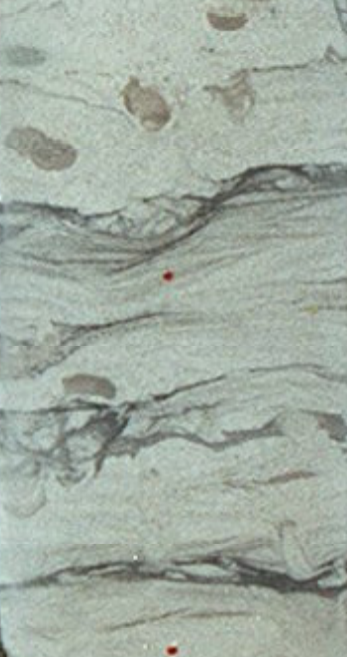
#> input picture data/Core2_2247.5_2247.7.png, 347 x 657 px, found by its file name
$ jupyter execute ichno_detection.ipynb
#> lines starting #> are read from the running program, lines starting #| are printed output that depends on the picture; after the words box and inside, x2 and y2 are one past the last pixel; in counts of white or black regions, pixels touching at a corner belong together
[cell 1]
# set working directory
import sys
import os
sys.path.insert(0, r'd:\Working Folder\Object_Detection_Core_Photo')
os.chdir(sys.path[0])

[cell 2]
import plotly.io as pio

# Object Detection in Drill Core Photos
In this blog post we will demonstrate how open source python code can be used to rapidly detect and filter shapes in imagery.  The intention is not to produce a perfectly working machine learning model that can accurately classify objects, but more to show how freely available and simple python libraries can be used to speed up common workflows and assist with removing subjectivity from interpretation.

To demonstrate, we will show a method that can identify trace fossils belonging to ichnofacies in a drill core photo.  The process shows how some coding knowledge can be very valuable when paired with subject matter knowledge.  In this case, programming can help identify the shapes, but only a trained geoscientist could actually identify what these shapes represent and determine their implications.

[cell 3]
# Import libraries
import cv2
import matplotlib.pyplot as plt
import numpy as np
import pandas as pd
from colormap import hex2rgb, rgb2hex
from fastcore.all import *
from tqdm import tqdm
import plotly.express as px
import plotly
plotly.offline.init_notebook_mode(connected=True)
pio.renderers.default = "notebook"

## Import Image and Pre-processing
The python library Open CV can be used to import images, process them and perform surprisingly accurate object detection.

First, OpenCV is used to import the photo of a slabbed drill core.  In this case, the photo is of Core 3, cut from ~2247m in the Thylacine-2 exploration well, located in the offshore Otway Basin of Western Victoria.  This well was drilled in 2004 by Origin Energy to appraise a large gas discovery, and the core represents a section of the potential reservoir.  To better understand the depositional setting of the reservoir, sedimentoligists often search for diagnostic 'ichnofacies,' which represent a series of trace fossils that provide indication of the type of environment that existed during the deposition of the host sediments.  However, like any core interpretation, the discrimination of these features from other sedimentary structures is subjective and prone to error.

To prepare the photo for processing, we add padding around the edges so that the border of the image does not interfere with our process. Then, we binarize it by first converting it to grey-scale and setting a threshold on the color ramp to separate dark hues from lighter ones.  As can be seen in the top left hand side of the image below, Core 3 seems to be a fine grained sandstone, and most of the interesting shapes have a darker colour, so binarizing the image should provide us with a simple first-pass method for detecting shapes of interest.  We can then use the OpenCV findContours method to detect and outline objects in the thresholded image.

Finally, we can filter the detected objects by calculating the Area of each contour and removing those that are below a threshold.  This leaves us with a series of shapes that could represent a number of important sedimentary structures such as ripple lamination, clay/silt layers, cross bedding and of course trace fossils.

The image below, shows each of the main pre-processing steps, including the raw padded image, the binarized image and the contoured image.

[cell 4]
# import image
core3 = cv2.imread('data/Core2_2247.5_2247.7.png')
#> core3 is the input picture: shape (657, 347, 3); mean B, G, R 161.9, 172.4, 161.8

# Set threshold for binarization
threshold = 160

# Add a border to the image
white = [255,255,255]
image = cv2.copyMakeBorder(core3, 10, 10, 10, 10, cv2.BORDER_CONSTANT, None, value = white)
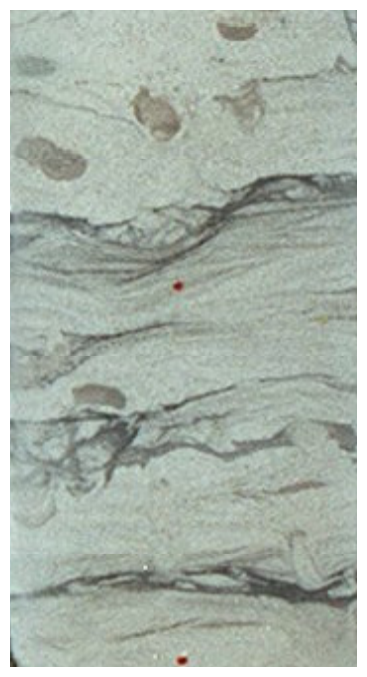
#> image: shape (677, 367, 3); mean B, G, R 169.6, 179.2, 169.5

# convert the image to greyscale and binarize it
def binarize(image):
    gray = cv2.cvtColor(image, cv2.COLOR_BGR2GRAY)
    gray[gray>threshold]=0
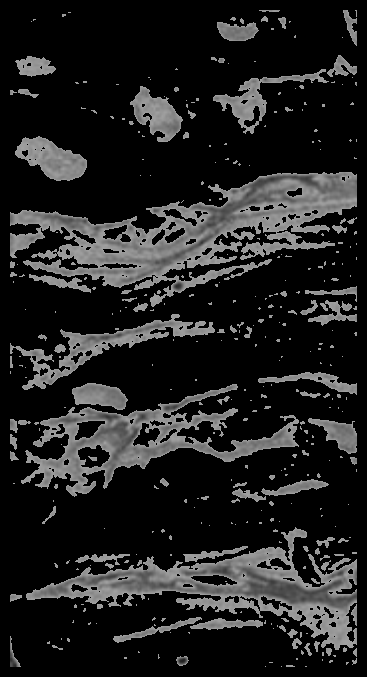
#> gray: shape (677, 367); min 0, max 160, mean 32.9
    return gray

im_gray = binarize(image)

# Extract contours
def contours(img:np.ndarray, method:cv2 = cv2.RETR_TREE):
#> called with method = 3
    contours, _ = cv2.findContours(img, method, cv2.CHAIN_APPROX_SIMPLE)
#> contours = 507 contours, 394 with area under 20; largest, box (x1, y1, x2, y2) and area: (10, 172, 357, 307) 18448, (26, 527, 357, 650) 12782, (21, 384, 299, 497) 9927, (10, 314, 215, 390) 3146, (15, 136, 87, 181) 1828
    return contours

# Create a function that binarizes an images and extracts contours
def get_contours(img:np.ndarray):
    img_gray = binarize(img)
    contours_raw = contours(img_gray)
#> contours_raw has the same summary as contours in contours

    return contours_raw # return clean contours

# get contours using the function
cnts = get_contours(image)
#> cnts has the same summary as contours in contours

#filter contours based on area
area_threshold = 125
filt = []
for (i, c) in enumerate(cnts):
         area = cv2.contourArea(c)
         if area > area_threshold:
                filt.append(c)
#> this loop made 507 passes
#> area on passes 12, 19, 22: 78.5, 26.5, 29.5
#> after the loop, filt = 35 contours; largest, box (x1, y1, x2, y2) and area: (10, 172, 357, 307) 18448, (26, 527, 357, 650) 12782, (21, 384, 299, 497) 9927, (10, 314, 215, 390) 3146, (15, 136, 87, 181) 1828

image3 = image.copy()
cv2.drawContours(image3, filt, -1, (255,255, 0), 2)
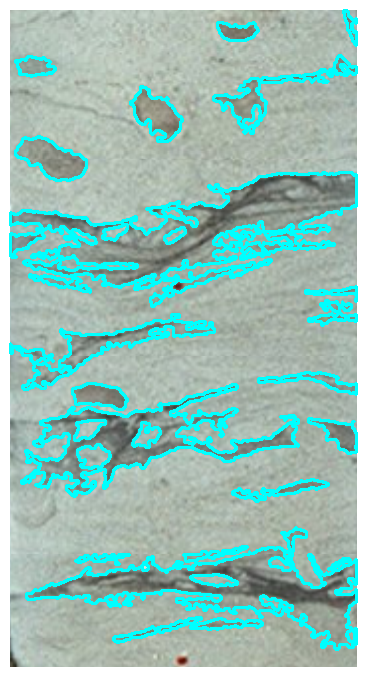
#> image3: shape (677, 367, 3); 13.71% of pixels changed, all inside (x1, y1, x2, y2) = (9, 9, 358, 651)

# Display the images
fig = plt.figure(figsize=(12,12))
ax1 = fig.add_subplot(2,2,1)
ax1.set_title('Raw Image - Padded', fontsize =10)
ax1.imshow(image)
ax2 = fig.add_subplot(2,2,2)
ax2.set_title('Binarized Image', fontsize =10)
ax2.imshow(im_gray)
ax3 = fig.add_subplot(2,2,3)
ax3.set_title('Contoured Image', fontsize =10)
ax3.imshow(image3)
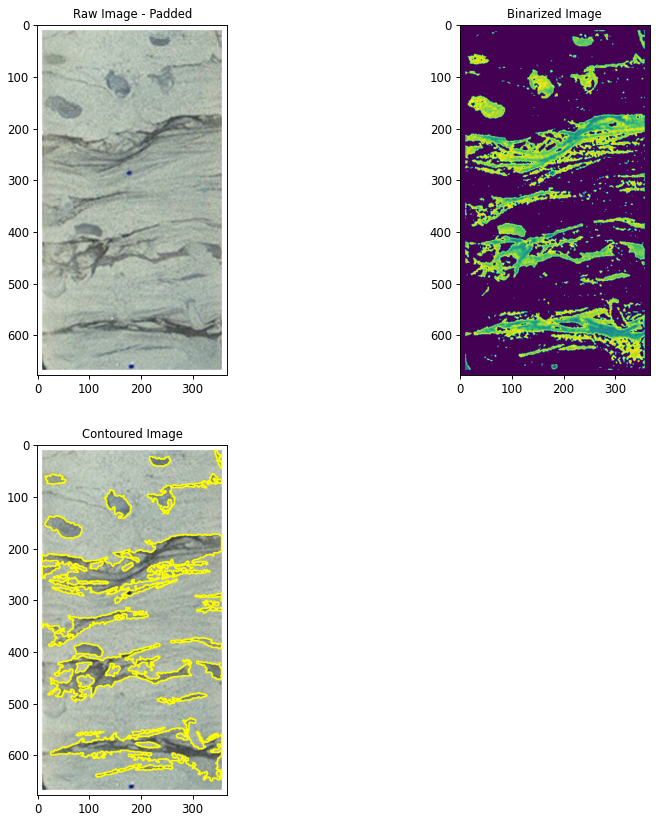
#> figure drawn by matplotlib, 3 panels; B, G, R data is drawn as R, G, B

## Analysis of Contour Properties.
As can be seen in the third image above we have successfully outlined a number of important features in the photo, but not all of them are trace fossils.  Most trace fossils have fairly distinct radial, concave or convex shapes which differ from other sedimentary structures such as laminations or clay drapes that often have diagonal, linear or amorphous forms.

It might be possible to discriminate the required shapes by calculating a series of geometric properties for each of the contoured objects and use these as filters.  The properties that we discuss here are described by pyimagesearch n.d. (https://customers.pyimagesearch.com/lesson-sample-advanced-contour-properties/), and they include:

Solidity: Area of Contour / Area of Convex Hull
Extent: Contour Area / Area of Contour Bounding Box
Aspect Ratio: Width / Height of contour

By calculating all of these properties for the detected shapes, we can visualise and inspect them.

[cell 5]
# Calculate geometric properties for each contour, based on pyimagesearch n.d.
# (https://customers.pyimagesearch.com/lesson-sample-advanced-contour-properties/)

# initialise lists of object properties
solidity_index = []
extent_index = []
aspect_ratio_index = []
areas = []
ID = []

for (i, c) in enumerate(filt):

    # Calculate Convex Hull
	hull = cv2.convexHull(c)
	hullArea = cv2.contourArea(hull)

	if hullArea > 0:
	    #Calculate area and bounding box
		area = cv2.contourArea(c)
		(x, y, w, h) = cv2.boundingRect(c)
		areas.append(area)

		# Calculate aspect ratio from the width / height of the bounding box
		aspectRatio = w / float(h)
		aspect_ratio_index.append(aspectRatio)

        # Calculate the Solidity Index
		solidity = area / float(hullArea)
		solidity_index.append(solidity)

		# Calculate the extent
		extent = area / float(w * h)
		extent_index.append(extent)

		ID.append(i)
#> this loop made 35 passes
#> (hull, hullArea, area, x, y, w, h, aspectRatio) on pass 20: ([[356, 301], [305, 293], [305, 290], [356, 286]], 459, 184, 305, 286, 52, 16, 3.25)
#> after the loop, ID = 35 values from 0 to 34; areas = 35 values, max 18447.5 at index 21, min 140 at index 23, mean 1682.3; aspect_ratio_index = 35 values, max 6.08 at index 0, min 0.389 at index 34, mean 2.43; extent_index = 35 values, max 0.661 at index 33, min 0.17 at index 1, mean 0.405; solidity_index = 35 values, max 0.909 at index 24, min 0.394 at index 17, mean 0.695

We can use Plotly to visualise the calculated properties for each of the contours.  The Aspect Ratio and Solidity are shown on the X and Y axis respectively, the size of the bubbles reflect the Area and the colour represents the Extent.

[cell 6]
# Create a dataframe of contour properties
object_prop = pd.DataFrame()
object_prop['ID'] = ID
object_prop['Solidity'] = solidity_index
object_prop['Extent'] = extent_index
object_prop['AspectRatio'] = aspect_ratio_index
object_prop['Area'] = areas

# Create a Bubble chart to visualise the properties of the shapes
fig = px.scatter(object_prop, x="AspectRatio", y="Solidity",
	         size="Area", color="Extent",
                 hover_name="ID", log_x=True, size_max=60)
fig.show(renderer="svg")
fig.write_html("outputs/bubble.html")

The first key property to interrogate will be the Solidity Index.  This property is calculated by dividing the Area of the Contour by the Area of the Convex Hull.  The Convex Hull represents the minimum enclosing boundary of a shape and therefore the area of the contour itself can never exceed the area of the Convex Hull.  Values of close to 1 indicate an object that has a similar area to that of its convex hull, while Solidity of close to 0 represents a contour with an area that is much less than that of its convex hull.

By calculating Solidity for each contour and filtering them by less than a threshold of 0.7, we may be able to remove those contours that are irregularly shaped, such as those amorphous clay drapes.  As can be seen on the left hand side of the image below, this process has been successful, but a few small laminations persist.

To remove more unwanted shapes, we will further filter on the Extent.  The Extent refers to the ratio of the contour area divided by the area of the bounding box of the shape.  This property helps to determine how similar an object is to a rectangle.  By filtering out those objects with an Extent of less than 0.49, it may be possible to remove diagonally oriented linear laminations.

[cell 7]
# Use Solidity Index and Extent to remove silt bedding and clay drapes, based on pyimagesearch n.d.

# define thresholds
solidity_threshold = 0.7

# initialise lists of object properties
solidity_index = []
sol =[]
ID = []

for (i, c) in enumerate(filt):
	# calculate the area of each object contour and their respective bounding box
	area = cv2.contourArea(c)

    # Calculate Convex Hull and Solidity Index
	hull = cv2.convexHull(c)
	hullArea = cv2.contourArea(hull)
	solidity = area / float(hullArea)

	# if the solidity is high (close to 1), then we are likely detecting a round or elliptical shape consistent with ichnofacies
	if solidity > solidity_threshold:
		sol.append(c)
		# append solidity index to list
		solidity_index.append(solidity)
		# append contour ID to list
		ID.append(i)
#> this loop made 35 passes
#> (area, hullArea, solidity) on passes 1 to 8: (411, 572.5, 0.718), (393.5, 623.5, 0.631), (187.5, 412.5, 0.455), (267.5, 452, 0.592), (12781.5, 24139.5, 0.529), (197.5, 279.5, 0.707), (341, 386.5, 0.882), (160.5, 187.5, 0.856)
#> after the loop, ID = [0, 5, 6, 7, 9, 10, 12, 13, 14, 15, 22, 23, 24, 25, 27, 28, 30, 31, 33]; sol = 19 contours; largest, box (x1, y1, x2, y2) and area: (15, 136, 87, 181) 1828, (130, 86, 183, 142) 1472, (72, 383, 128, 410) 967, (308, 418, 357, 454) 780, (77, 444, 111, 469) 534; solidity_index = [0.718, 0.707, 0.882, 0.856, 0.709, 0.741, 0.875, 0.782, 0.862, 0.883, 0.776, 0.854, 0.909, 0.851, 0.906, 0.822, 0.741, 0.86, 0.838]

print("Number of all contours:", len(cnts))
#| Number of all contours: 507
print("Number contours filtered by Solidity:", len(sol))
#| Number contours filtered by Solidity: 19

# draw filtered contours onto image
image3 = image.copy()
cv2.drawContours(image3, sol, -1, (255,255, 0), 2)
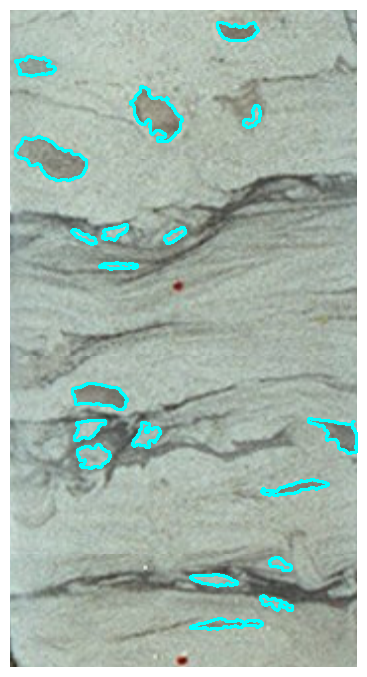
#> image3: shape (677, 367, 3); 2.82% of pixels changed, all inside (x1, y1, x2, y2) = (14, 21, 358, 631)

# filter particles further based on extent
extent_threshold = 0.49

# Initialise lists
filt2 = []
object_id_2 = []

# initialise lists of object properties
for (i, c) in enumerate(sol):
	area = cv2.contourArea(c)
	(x, y, w, h) = cv2.boundingRect(c)
	extent = area / float(w * h)

    # Filter based on extent
	if extent >= 0.49:
		filt2.append(c)
		#area_c.append(area)
		object_id_2.append(i)

		ID.append(i)
#> this loop made 19 passes
#> (area, x, y, w, h, extent) on passes 1 to 8: (411, 190, 618, 73, 12, 0.469), (197.5, 260, 595, 33, 16, 0.374), (341, 190, 574, 48, 13, 0.546), (160.5, 269, 557, 23, 14, 0.498), (436.5, 261, 479, 68, 17, 0.378), (780.5, 308, 418, 49, 36, 0.442), (533.5, 77, 444, 34, 25, 0.628), (372, 132, 422, 29, 26, 0.493)
#> after the loop, ID = 30 values, max 33 at index 18, min 0 at index 0, mean 14.77; filt2 = 11 contours; largest, box (x1, y1, x2, y2) and area: (15, 136, 87, 181) 1828, (130, 86, 183, 142) 1472, (72, 383, 128, 410) 967, (77, 444, 111, 469) 534, (217, 22, 259, 41) 528; object_id_2 = [2, 3, 6, 7, 8, 9, 10, 14, 15, 17, 18]

print("Number contours filtered by Extent:", len(filt2))
#| Number contours filtered by Extent: 11

# draw filtered contours onto image
image4 = image.copy()
cv2.drawContours(image4, filt2, -1, (255,255, 0), 2)
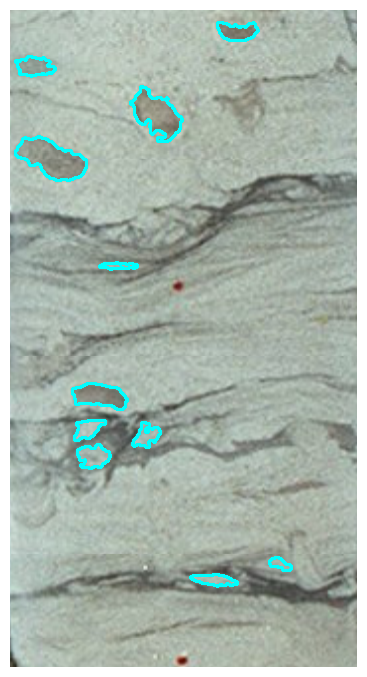
#> image4: shape (677, 367, 3); 1.74% of pixels changed, all inside (x1, y1, x2, y2) = (14, 21, 293, 588)

# Visualise the filtered contours
fig = plt.figure(figsize=(12,12))
ax1 = fig.add_subplot(2,2,1)
ax1.set_title('Filtered by Solidity', fontsize =10)
ax1.imshow(image3)
ax2 = fig.add_subplot(2,2,2)
ax2.set_title('Further filtered by Extent', fontsize =10)
ax2.imshow(image4)

## Trace Fossil Identification
Upon examining the right hand side of the image above, a series of shapes can be distinguished.  There are some small elongate convex features, two others that are larger and asymmetrically concave and in the top left of the image there are several spherical objects that are clearly larger than any of the other filtered shapes.

Teichichnus (Te) is a trace fossil made by an organism that distinctively stacks thin slices of sediment as it burrows.  Their trace fossil is normally identified by a concave shape.  Asterosoma (As) is also a trace fossil made by a burrowing organism and normally they are identified by a single large spherical central burrow with lateral burrows that branch out on all sides.  Planolites (Pi) is a trace fossil created by the feeding process of a worm-like animal and is often identified by relatively small elongate, convex shapes.

We may be able to use a combination of Aspect Ratio and Area to discriminate between these potential trace fossils.  The Aspect Ratio is simply calculated by dividing the object width by the object height.  Objects with an Aspect Ratio of over 1 have a width that is greater than the height and are likely to be elongate features.  Te and Pi fossils would be elongate relative to other shapes in the image and they are likely to have higher Aspect Ratio.  We can use a set of conditional statements to discriminate between Teichichnus (Te) and Planolites (Pi) respectively.

Since the Asterosoma (As) candidates are clearly the largest shapes on the image, applying a conditional statement with a threshold for Area will help to discriminate them.

[cell 8]
# Identify Ichnofacies based on Aspect Ratio and Area

# copy images to render
image_5 = image.copy()
image_6 = image.copy()

# Create lists of object properties
filt_object_id = []

for (i, c) in enumerate(filt2):

	filt_object_id.append(i)

	# calculate the area and bounding box
	area = cv2.contourArea(c)
	(x, y, w, h) = cv2.boundingRect(c)

    # draw bounding box
	cv2.rectangle(image_6, (x, y), (x+w, y+h), (0, 255, 0), 1)

	# calculate the aspect ratio
	aspectRatio = w / float(h)

    # Calculate Convex Hull and Solidity
	hull = cv2.convexHull(c)
	hullArea = cv2.contourArea(hull)
	solidity = area / float(hullArea)

	# if the solidity is high (close to 1), then we are likely detecting a round shape

	# draw convex hulls and contours onto image
	cv2.drawContours(image_6, [hull], -1, (255, 255, 0), 1)
	cv2.drawContours(image_6, [c], -1, (240, 0, 159), 1)
	shape = ""

	# prepare annotations
	ar = str(round(aspectRatio,2))

	# if the aspect ratio is above 2 then the feature is elongate and probably Te
	if aspectRatio > 2.0 and aspectRatio < 3.0:
		shape = "Te"

	# if the aspect ratio is above below 1 then the feature is more rounded and probably Pi
	if aspectRatio >= 3.0:
		shape = "Pi"

	# if the area is high label as As
	if area >= 1000:
		shape = "As"

	# draw the shape name on the image
	cv2.putText(image_6, shape, (x, y - 10), cv2.FONT_HERSHEY_SIMPLEX, 0.5,
		(0, 255, 255), 2)
	cv2.putText(image_6, ar, (x, y + 15), cv2.FONT_HERSHEY_SIMPLEX, 0.5,
		(0, 0, 255), 1)
#> this loop made 11 passes
#> (area, x, y, w, h, aspectRatio, hullArea, solidity) on passes 1 to 5: (341, 190, 574, 48, 13, 3.69, 386.5, 0.882), (160.5, 269, 557, 23, 14, 1.64, 187.5, 0.856), (533.5, 77, 444, 34, 25, 1.36, 609.5, 0.875), (372, 132, 422, 29, 26, 1.12, 475.5, 0.782), (371, 74, 420, 32, 21, 1.52, 430.5, 0.862)
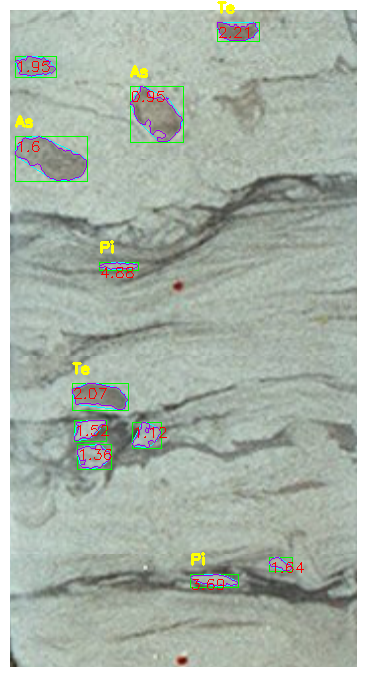
#> image_6: shape (677, 367, 3); 1.82% of pixels changed, all inside (x1, y1, x2, y2) = (15, 1, 304, 590)

[cell 9]
#Import and rotate labelled image
labelled = cv2.imread('data/Core3_Labelled.png')
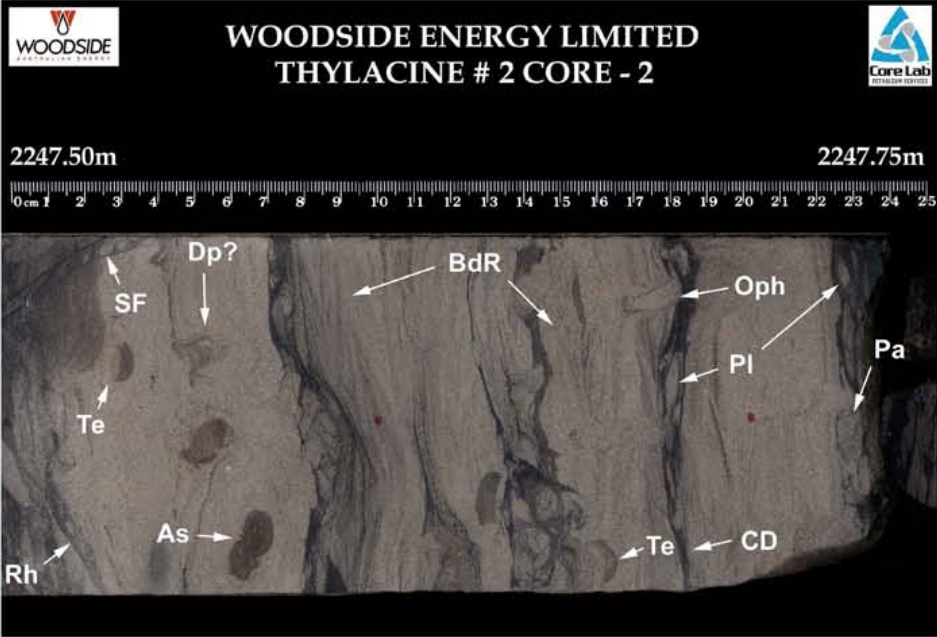
#> input picture data/Core3_Labelled.png, 937 x 637 px, found by its file name
#> labelled is the input picture: shape (637, 937, 3); mean B, G, R 60.5, 62.5, 66.4
labelled = cv2.rotate(labelled, cv2.ROTATE_90_CLOCKWISE)
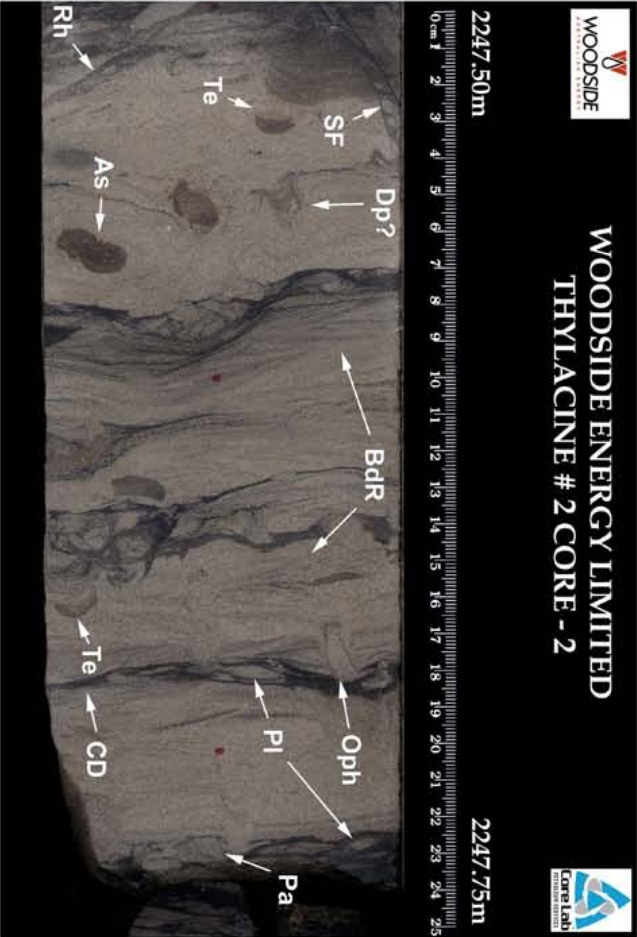
#> labelled: shape (937, 637, 3); mean B, G, R 60.5, 62.5, 66.4

# Display the images
fig = plt.figure(figsize=(12,18))
ax1 = fig.add_subplot(2,2,1)
ax1.set_title('Contoured Image', fontsize =12)
ax1.imshow(image_6)
ax2 = fig.add_subplot(2,2,2)
ax2.set_title('Labelled Image', fontsize =12)
ax2.imshow(labelled)
